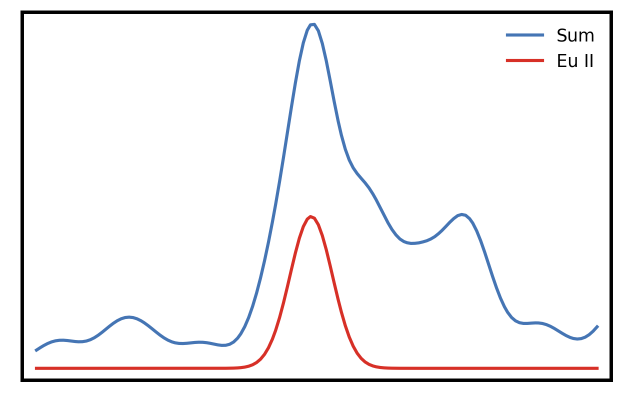
#> input picture Paper/Plot/figure6/repro_example1/output/example1_repro.png, 1253 x 800 px (shown at 1/2 size)
$ python compare.py
#> lines starting #> are read from the running program, lines starting #| are printed output that depends on the picture; after the words box and inside, x2 and y2 are one past the last pixel; in counts of white or black regions, pixels touching at a corner belong together
# -*- coding: utf-8 -*-
"""Objective comparison between the reproduced figure and the reference.

Usage:
    python compare.py [repro.png] [ref.png]

Defaults:
    repro = output/example1_repro.png (next to this script)
    ref   = ../example1.png (the original survey image)

Checks (thresholds from SPEC.md section 6):
  1. identical canvas size (1253 x 800);
  2. pure-blue pixel count within +-12% of the reference survey value 6562;
  3. orange pixels in the repro (rows < 740) must be 0 -- the orange Tm II
     curve of the original is intentionally NOT drawn (user request);
  4. blue curve centerline deviation: RMSE <= 2.5 px and p95 <= 6 px
     (steep columns with pure-color runs > 10 px and the label region
     rows >= 740 are excluded), reference-column coverage >= 95%, and
     repro-only columns <= 5% of reference columns;
  5. red curve centerline deviation, same rule, computed only on columns
     where the reference contains red pixels (the reference red baseline is
     partially hidden under the orange curve), reference-column coverage >=
     95%, and repro-only columns <= 58% of reference columns;
  6. major/minor grid line centers detected with the same gray-pixel
     centroid detector on both images, deviation <= 2 px;
  7. x tick label cluster centers (7 clusters, the first one clipped)
     deviation <= 3 px;
  8. background spot checks are white.

The script prints one PASS/FAIL line per check and finishes with
``RESULT: PASS`` or ``RESULT: FAIL``.  Exit code is 0 on PASS, 1 on FAIL.
"""

from __future__ import absolute_import, print_function

import os
import sys

import numpy as np
from PIL import Image

_script_dir = os.path.dirname(os.path.abspath(__file__))

DEFAULT_REPRO = os.path.join(_script_dir, "output", "example1_repro.png")
DEFAULT_REF = os.path.join(_script_dir, os.pardir, "example1.png")

CANVAS = (800, 1253)  # (rows, cols)

BLUE = (0x33, 0x66, 0xCC)
RED = (0xDC, 0x39, 0x12)
ORANGE = (0xFF, 0x99, 0x00)

BLUE_PURE_TARGET = 6562   # survey value; blue is unoccluded in the reference
PURE_TOLERANCE = 0.12

AXIS_BOTTOM_ROW = 727.5   # y = 0 baseline sits here
LABEL_REGION_ROW = 740    # rows >= 740 belong to the x tick label zone
STEEP_RUN_PX = 10         # column runs longer than this are "steep"
CENTER_RMSE_MAX = 2.5
CENTER_P95_MAX = 6.0
CURVE_REFERENCE_COVERAGE_MIN = 0.95
BLUE_REPRO_ONLY_RATIO_MAX = 0.05
# The reference orange curve hides much of the red baseline, while the
# requested reproduction intentionally omits orange and therefore exposes it.
RED_REPRO_ONLY_RATIO_MAX = 0.58
CURVE_COMMON_COLUMNS_MIN = 100

GRID_CENTER_MAX = 2.0     # grid line center deviation
CLUSTER_CENTER_MAX = 3.0  # tick label cluster center deviation
NUM_CLUSTERS = 7

WHITE_FRAC_MIN = 0.85
WHITE_FRAC_DIFF = 0.05
SPOT_POINTS = [(3, 3), (3, 1249), (400, 1249), (735, 100), (740, 300),
               (790, 626), (790, 1100)]


def load_image(path):
    """Load an image as an (H, W, 3) int array."""
    image = Image.open(path).convert("RGB")
    return np.asarray(image).astype(np.int64)


def exact_mask(image, color):
    """Boolean mask of pixels exactly matching ``color``."""
    return np.all(image == np.array(color, dtype=np.int64), axis=2)


def curve_centers(image, color):
    """Per-column centerline of a pure-color curve.

    Returns a dict {col: center_row}.  A column is skipped when its matching
    rows form a contiguous run longer than STEEP_RUN_PX (steep segments) or
    when it lies in the label region (rows >= LABEL_REGION_ROW are ignored).
    """
    mask = exact_mask(image, color)
    mask[LABEL_REGION_ROW:, :] = False
    centers = {}
    for col in range(mask.shape[1]):
        rows = np.flatnonzero(mask[:, col])
        if rows.size == 0:
            continue
        splits = np.flatnonzero(np.diff(rows) > 1)
        starts = np.concatenate(([0], splits + 1))
        ends = np.concatenate((splits, [rows.size - 1]))
        lengths = ends - starts + 1
        if lengths.max() > STEEP_RUN_PX:
            continue
        centers[col] = float(rows.mean())
    return centers


def center_deviation(centers_a, centers_b, restrict=None):
    """Signed deviations a-b over common columns (optionally restricted)."""
    cols = set(centers_a) & set(centers_b)
    if restrict is not None:
        cols &= set(restrict)
    cols = sorted(cols)
    devs = np.array([centers_a[c] - centers_b[c] for c in cols], dtype=float)
    return cols, devs


def gray_profile(image, axis, row_limit):
    """Darkness profile of grayish (low-saturation, mid-bright) pixels.

    ``axis='v'`` sums over rows 0..row_limit and returns a per-column
    profile; ``axis='h'`` sums over columns and returns a per-row profile.
    Only gray pixels count, so the colored curves and the dark labels are
    excluded automatically.
    """
    region = image[:row_limit, :]
    spread = region.max(axis=2) - region.min(axis=2)
    value = region.mean(axis=2)
    grayish = (spread <= 12) & (value >= 140) & (value <= 246)
    darkness = np.where(grayish, 255.0 - value, 0.0)
    return darkness.sum(axis=0 if axis == "v" else 1)


def profile_groups(profile, threshold):
    """Contiguous runs of profile > threshold as (lo, hi) index pairs."""
    idx = np.flatnonzero(profile > threshold)
    if idx.size == 0:
        return []
    groups = []
    start = prev = idx[0]
    for i in idx[1:]:
        if i - prev > 2:  # gap -> new line
            groups.append((start, prev))
            start = i
        prev = i
    groups.append((start, prev))
    return groups


def detect_lines(profile, extent, density_split=35.0):
    """Detect grid lines in a darkness profile.

    Returns (majors, minors): each a list of darkness-weighted sub-pixel
    centers.  A candidate group's density is its peak darkness divided by
    the profile extent; major #CCCCCC lines score ~2.5x the minor #EBEBEB
    ones in both images.
    """
    hits = []
    for lo, hi in profile_groups(profile, 3000.0):
        weights = profile[lo:hi + 1]
        positions = np.arange(lo, hi + 1, dtype=float)
        center = float((positions * weights).sum() / weights.sum())
        density = float(weights.max()) / float(extent)
        hits.append((center, density))
    majors = [c for c, d in hits if d >= density_split]
    minors = [c for c, d in hits if d < density_split]
    return majors, minors


def detect_grid(image):
    """Grid line centers of an image -> dict with 4 sorted center lists."""
    v_profile = gray_profile(image, "v", int(AXIS_BOTTOM_ROW) + 1)
    h_profile = gray_profile(image, "h", 690)
    v_major, v_minor = detect_lines(v_profile, int(AXIS_BOTTOM_ROW) + 1)
    h_major, h_minor = detect_lines(h_profile, image.shape[1])
    return {"major_v": sorted(v_major), "minor_v": sorted(v_minor),
            "major_h": sorted(h_major), "minor_h": sorted(h_minor)}


def max_match_dev(list_r, list_f):
    """Max deviation under ordered one-to-one center matching.

    Grid centers lie on one dimension, so sorted pairwise matching is the
    minimum-cost one-to-one assignment.  A nearest-neighbour loop is unsafe:
    it can reuse one detected line for several reference lines.
    """
    if len(list_r) != len(list_f):
        return None
    if not list_r:
        return 0.0
    return max(abs(c_r - c_f)
               for c_r, c_f in zip(sorted(list_r), sorted(list_f)))


def curve_gate(common_count, reference_count, repro_only_count,
               repro_only_ratio_max):
    """Return coverage metrics and whether a curve has enough support."""
    if reference_count <= 0:
        return False, 0.0, float("inf")
    coverage = common_count / float(reference_count)
    repro_only_ratio = repro_only_count / float(reference_count)
    passed = (common_count >= CURVE_COMMON_COLUMNS_MIN and
              coverage >= CURVE_REFERENCE_COVERAGE_MIN and
              repro_only_ratio <= repro_only_ratio_max)
    return passed, coverage, repro_only_ratio


def label_clusters(image):
    """Dark-pixel clusters of the x tick label region (rows >= 735).

    Returns a list of (start_col, end_col, centroid_x) tuples, left to right.
    """
    region = image[735:, :]
    dark = region.mean(axis=2) < 128
    col_counts = dark.sum(axis=0)
    cols = np.flatnonzero(col_counts > 0)
    if cols.size == 0:
        return []
    groups = []
    start = prev = cols[0]
    for c in cols[1:]:
        if c - prev > 30:
            groups.append((start, prev))
            start = c
        prev = c
    groups.append((start, prev))
    clusters = []
    for lo, hi in groups:
        weights = col_counts[lo:hi + 1].astype(float)
        positions = np.arange(lo, hi + 1, dtype=float)
        centroid = float((positions * weights).sum() / weights.sum())
        clusters.append((int(lo), int(hi), centroid))
    return clusters


def main(argv=None):
    argv = list(sys.argv[1:] if argv is None else argv)
    repro_path = argv[0] if len(argv) > 0 else DEFAULT_REPRO
    ref_path = argv[1] if len(argv) > 1 else DEFAULT_REF

    print("repro: {0}".format(os.path.abspath(repro_path)))
    print("ref  : {0}".format(os.path.abspath(ref_path)))
    print("")

    results = []

    repro = load_image(repro_path)
    ref = load_image(ref_path)
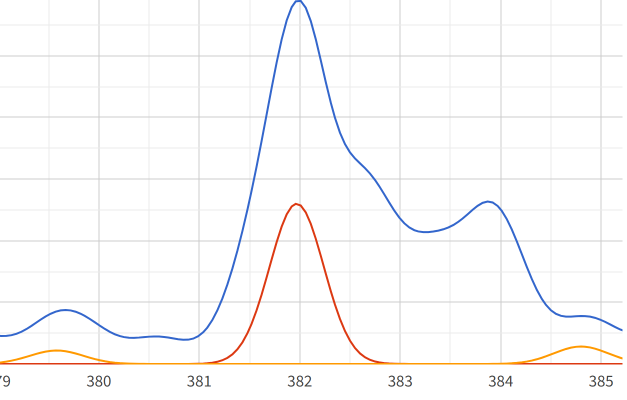
#> input picture Paper/Plot/figure6/example1.png, 1253 x 800 px (shown at 1/2 size)

    # --- 1. canvas size ---------------------------------------------------
    ok_size = repro.shape == ref.shape
    same_canvas = repro.shape[:2] == CANVAS
    print("[{0}] canvas size: repro {1} vs ref {2} (expect {3})".format(
        "PASS" if (ok_size and same_canvas) else "FAIL",
        repro.shape[:2], ref.shape[:2], CANVAS))
#| [PASS] canvas size: repro (800, 1253) vs ref (800, 1253) (expect (800, 1253))
    results.append(ok_size and same_canvas)
    if not results[-1]:
        # Every later detector uses survey coordinates for this exact canvas.
        # A size mismatch is a complete comparison failure, not an invitation
        # to index fixed coordinates in an incompatible image.
        print("")
        print("checks passed: 0/1")
        print("RESULT: FAIL")
        return 1

    # --- 2. pure-blue pixel count -----------------------------------------
    count_r = int(exact_mask(repro, BLUE).sum())
#> count_r = 0
    count_f = int(exact_mask(ref, BLUE).sum())
#> call 2 of exact_mask, with color = (51, 102, 204)
#> in exact_mask (call 2), `return np.all(image == np.array(color, dtype=np.int64), axis=2)`:
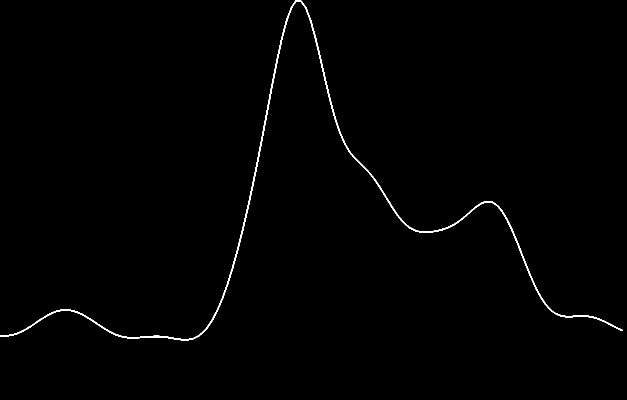
#> returned value: shape (800, 1253) bool (shown at 1/2 size); 0.65% white in thin lines or dots, all inside (x1, y1, x2, y2) = (0, 0, 1245, 681)
#> count_f = 6562
    ok_blue = abs(count_r - BLUE_PURE_TARGET) <= PURE_TOLERANCE * BLUE_PURE_TARGET
#> ok_blue = False
    print("[{0}] blue pure pixels: repro={1} ref={2} target={3} (+-{4:.0%})"
          "  dev={5:+.1%}".format(
              "PASS" if ok_blue else "FAIL", count_r, count_f,
              BLUE_PURE_TARGET, PURE_TOLERANCE,
              (count_r - BLUE_PURE_TARGET) / float(BLUE_PURE_TARGET)))
#| [FAIL] blue pure pixels: repro=0 ref=6562 target=6562 (+-12%)  dev=-100.0%
    results.append(ok_blue)

    # --- 3. orange must be absent in the repro ----------------------------
    orange_r = exact_mask(repro, ORANGE)
    orange_r[LABEL_REGION_ROW:, :] = False  # rows < 740 only
    n_orange = int(orange_r.sum())
#> n_orange = 0
    ok_orange = n_orange == 0
#> ok_orange = True
    print("[{0}] orange pixels in repro (rows<740): {1} (must be 0)".format(
        "PASS" if ok_orange else "FAIL", n_orange))
#| [PASS] orange pixels in repro (rows<740): 0 (must be 0)
    results.append(ok_orange)

    # --- 4. blue centerline RMSE / p95 ------------------------------------
    blue_r = curve_centers(repro, BLUE)
#> after the loop in curve_centers, `for col in range(mask.shape[1]):`: centers = 0 items
#> blue_r = 0 items
    blue_f = curve_centers(ref, BLUE)
#> the loop in curve_centers (call 2), `for col in range(mask.shape[1]):` made 1253 passes
#> (rows, ends, lengths) on passes 1 to 3: ([670, 671, 672], [2], [3]), ([670, 671, 672], [2], [3]), ([670, 671, 672, 673], [3], [4])
#> blue_f = 1091 items
    cols, devs = center_deviation(blue_r, blue_f)
#> in center_deviation, `cols = set(centers_a) & set(centers_b)`: cols = 0 items
#> in center_deviation, `cols = sorted(cols)`: cols = []
#> in center_deviation, `devs = np.array([centers_a[c] - centers_b[c] for c in cols], dtype=flo..`: devs = empty array
#> cols = []; devs = empty array
    only_r = len(blue_r) - len(cols)
#> only_r = 0
    only_f = len(blue_f) - len(cols)
#> only_f = 1091
    support_ok, coverage, extra_ratio = curve_gate(
        len(cols), len(blue_f), only_r, BLUE_REPRO_ONLY_RATIO_MAX)
#> in curve_gate, `coverage = common_count / float(reference_count)`: coverage = 0
#> in curve_gate, `passed = (common_count >= CURVE_COMMON_COLUMNS_MIN and coverage >= CUR..`: passed = False
#> support_ok = False; coverage = 0; extra_ratio = 0
    ok_blue_center = False
    if devs.size:
        rmse = float(np.sqrt((devs ** 2).mean()))
        p95 = float(np.percentile(np.abs(devs), 95))
        ok_blue_center = (rmse <= CENTER_RMSE_MAX and
                          p95 <= CENTER_P95_MAX and support_ok)
        print("[{0}] blue centerline: RMSE={1:.3f}px (<= {2})  p95={3:.3f}px"
              " (<= {4})  columns={5}; coverage={6:.1%} (>= {7:.0%});"
              " repro-only={8} ({9:.1%}, <= {10:.0%}); ref-only={11}".format(
                  "PASS" if ok_blue_center else "FAIL", rmse,
                  CENTER_RMSE_MAX, p95, CENTER_P95_MAX, len(cols),
                  coverage, CURVE_REFERENCE_COVERAGE_MIN, only_r,
                  extra_ratio, BLUE_REPRO_ONLY_RATIO_MAX, only_f))
    else:
        print("[FAIL] blue centerline: no common columns")
    results.append(ok_blue_center)

    # --- 5. red centerline RMSE / p95 (reference columns only) ------------
    red_r = curve_centers(repro, RED)
#> red_r = 0 items
    red_f = curve_centers(ref, RED)
#> red_f = 788 items
    cols, devs = center_deviation(red_r, red_f, restrict=set(red_f))
    only_r = len(red_r) - len(cols)
    only_f = len(red_f) - len(cols)
#> only_f = 788
    support_ok, coverage, extra_ratio = curve_gate(
        len(cols), len(red_f), only_r, RED_REPRO_ONLY_RATIO_MAX)
    ok_red_center = False
    if devs.size:
        rmse = float(np.sqrt((devs ** 2).mean()))
        p95 = float(np.percentile(np.abs(devs), 95))
        ok_red_center = (rmse <= CENTER_RMSE_MAX and
                         p95 <= CENTER_P95_MAX and support_ok)
        print("[{0}] red  centerline: RMSE={1:.3f}px (<= {2})  p95={3:.3f}px"
              " (<= {4})  columns={5} of {6}; coverage={7:.1%} (>= {8:.0%});"
              " repro-only={9} ({10:.1%}, <= {11:.0%}); ref-only={12}".format(
                  "PASS" if ok_red_center else "FAIL", rmse,
                  CENTER_RMSE_MAX, p95, CENTER_P95_MAX, len(cols),
                  len(red_f), coverage, CURVE_REFERENCE_COVERAGE_MIN,
                  only_r, extra_ratio, RED_REPRO_ONLY_RATIO_MAX, only_f))
    else:
        print("[FAIL] red centerline: no common columns")
    results.append(ok_red_center)

    # --- 6. grid line centers ---------------------------------------------
    grid_r = detect_grid(repro)
#> in detect_grid, `v_profile = gray_profile(image, "v", int(AXIS_BOTTOM_ROW) + 1)`: v_profile = 1253 values, max 1462 at index 1150, min 0 at index 0, mean 12.9
#> in detect_grid, `h_profile = gray_profile(image, "h", 690)`: h_profile = 690 values, max 793 at index 80, min 0 at index 0, mean 23.18
#> after the loop in detect_lines, `for lo, hi in profile_groups(profile, 3000.0):`: hits = []
#> grid_r = {'major_v': [], 'minor_v': [], 'major_h': [], 'minor_h': []}
    grid_f = detect_grid(ref)
#> call 3 of gray_profile, with axis = 'v', row_limit = 728
#> in gray_profile (call 3), `value = region.mean(axis=2)`:
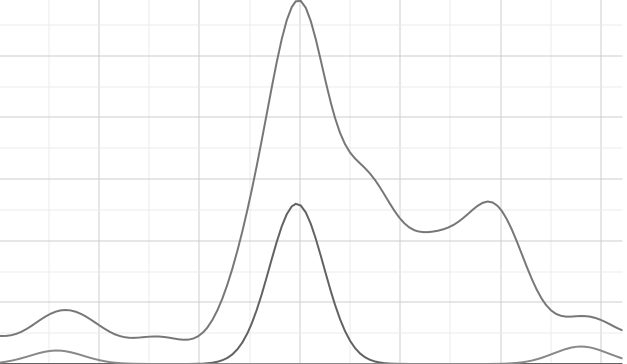
#> value: shape (728, 1253) float64 (shown at 1/2 size); min 98.33, max 255, mean 250.9
#> in gray_profile (call 3), `darkness = np.where(grayish, 255.0 - value, 0.0)`:
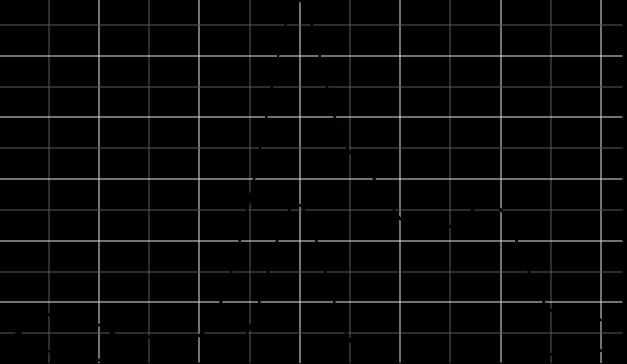
#> darkness: shape (728, 1253) float64 (shown at 1/2 size); min 0, max 56.67, mean 1.7; drawn with min black and max white
#> call 4 of gray_profile, with axis = 'h', row_limit = 690
#> in gray_profile (call 4), `region = image[:row_limit, :]`:
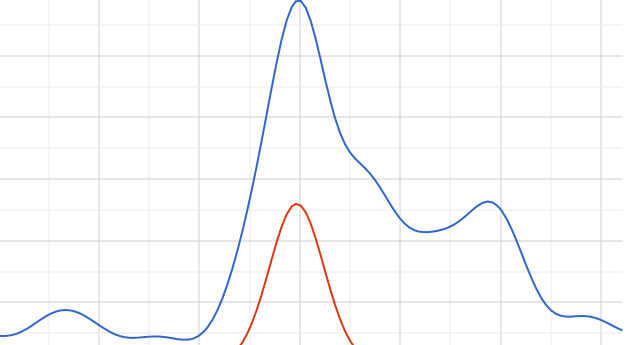
#> region: shape (690, 1253, 3) int64 (shown at 1/2 size); mean R, G, B 251.1, 251.1, 252.1
#> in gray_profile (call 4), `grayish = (spread <= 12) & (value >= 140) & (value <= 246)`:
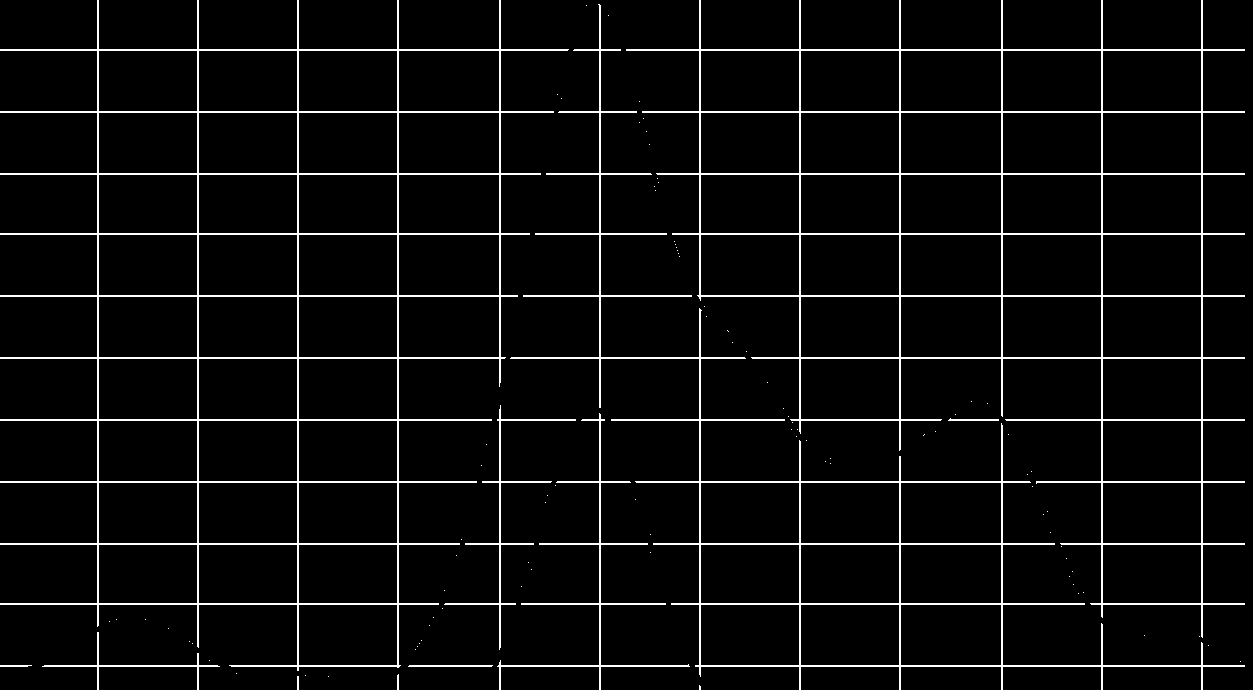
#> grayish: shape (690, 1253) bool; 5% white in thin lines or dots
#> (the rest of the program and of its run is left out)
